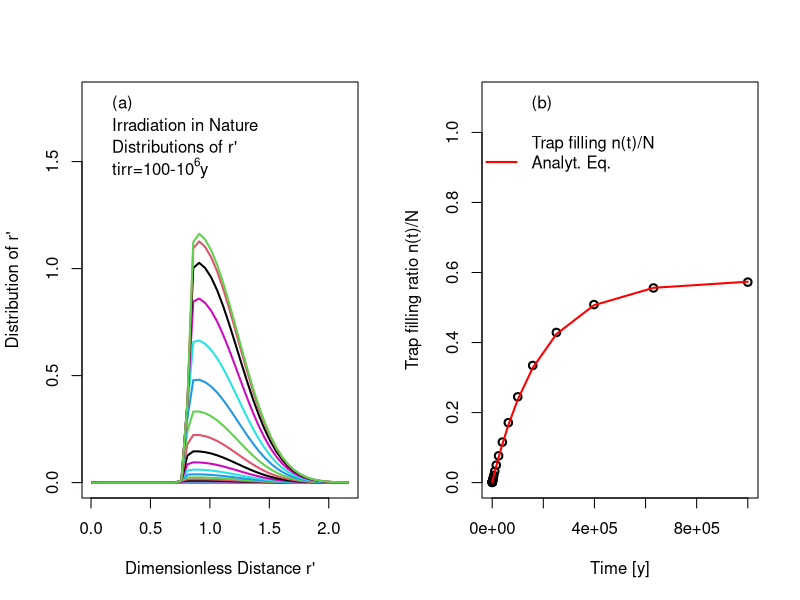

Recreate this plot in R.
## Feldspar irradiation in nature  - Dose response 
rm(list = ls(all=T))
rho<-2e-6                 # Dimensionless acceptor density
s<-3e15               	# Frequency factors in s^-1
Do<-538                   #Do in Gy
yr<-365*24*3600           #year is seconds
Ddot<-2.85/(1e3*yr)       #Low natural dose rate = 2.85 Gy/Ka
dr<-.05                   #Step in dimensionless distance r'
rprimes<-seq(0.01,2.2,dr) #Values of r'=0-2.2 in steps of dr
seff<-s*exp(-rprimes*(rho**(-1/3.0)))  # Effective s
tau<-1/seff
###################### Irradiation Function
#### irradfortimeT
irradfortimeT<-function(tirr){distr<<-unFaded*(Ddot*tau/
                                                 (Do+Ddot*tau))*  (1-exp(-(Do+Ddot*tau)/(Do*tau)*tirr))}
# function calculates new distribution at end of irradiation
###################### End of Function ##########
par(mfrow=c(1,2))
unFaded<-3*rprimes^2*exp(-rprimes^3)  # Unfaded sample
irrTimes<-10^seq(2,6,by=.2)*yr
distribs<-sapply(irrTimes,irradfortimeT)
########## plot distibutions
matplot(rprimes,distribs,typ="l",ylim=c(0,1.8),lty="solid",
        xlab="Dimensionless Distance r'",  ylab="Distribution of r'",
        lwd=2)
legend("topleft",bty="n",legend=c(expression("(a)", 
                                             "Irradiation in Nature","Distributions of r'",
                                             "tirr=100-10"^"6"*"y")))
plot(irrTimes/yr,colSums(distribs)*dr,typ="p",lwd=2,
     xlab="Time [y]",ylab="Trap filling ratio n(t)/N",ylim=c(0,1.1))
legend("topleft",bty="n",legend=c("(b)"," ",
                                  "Trap filling n(t)/N",  "Analyt. Eq."),lwd=2,
       lty=c(NA,NA,NA,1),pch=c(NA,NA,1), col=c(NA,NA,NA,"red"))
lines(irrTimes/yr,(1-exp(-Ddot*irrTimes/Do))*exp(-rho*
                                                   (log(Do*s/Ddot)**3.0)),lwd=2,col="red")